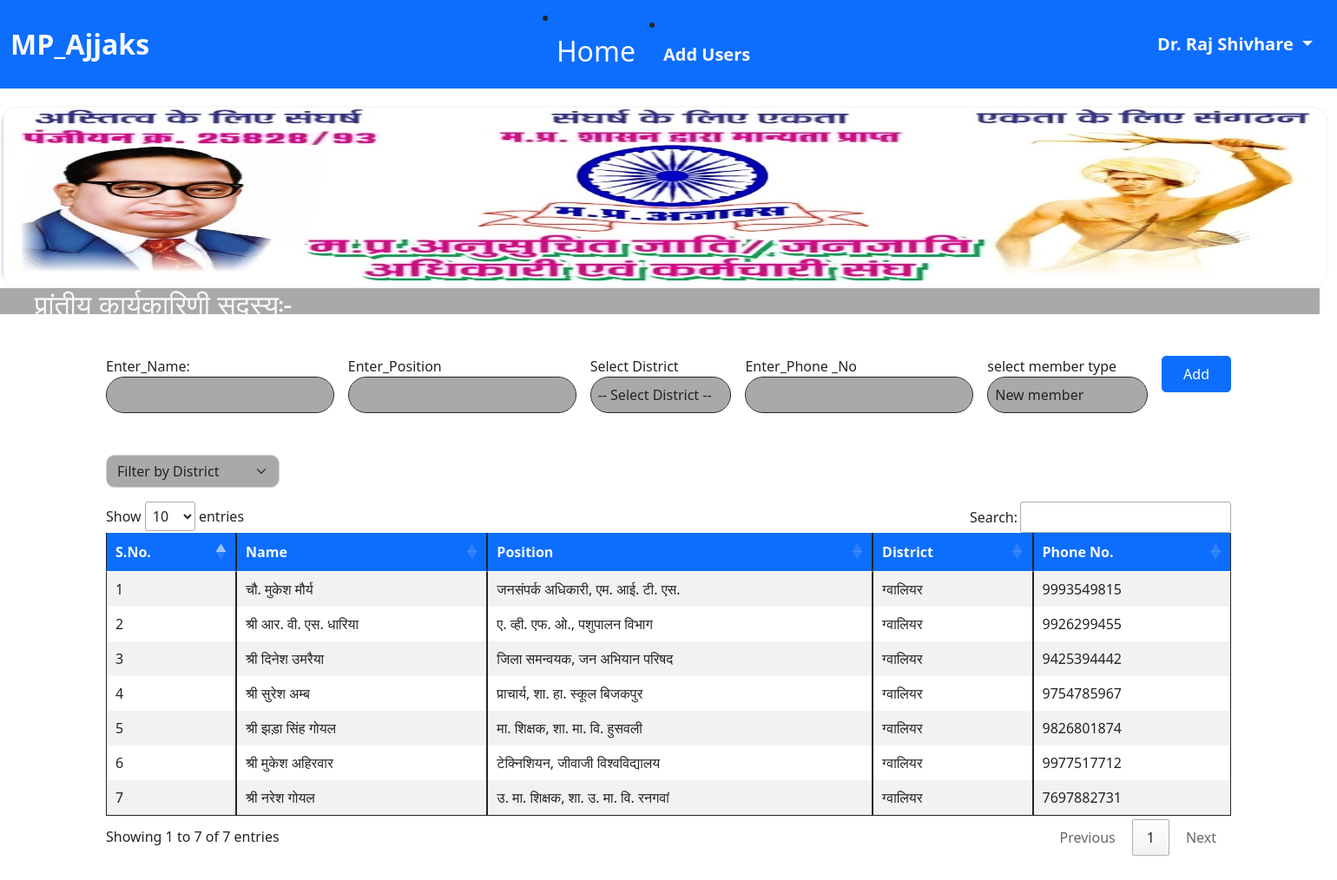
Screenshot of /members.php (signed in) with the database file from the repository.
### tables this page shows
CREATE TABLE `members` (
  `id` int(11) NOT NULL,
  `name` varchar(50) NOT NULL,
  `position` varchar(50) NOT NULL,
  `district` varchar(100) NOT NULL,
  `phone_no` varchar(15) NOT NULL
);

### members.php (the view, shortened to what this page needs)
<!DOCTYPE html>
<html lang="en">
<head>
    <link href="https://cdn.jsdelivr.net/npm/bootstrap@5.0.2/dist/css/bootstrap.min.css" rel="stylesheet">
    <link href="https://cdn.datatables.net/1.13.6/css/jquery.dataTables.min.css" rel="stylesheet">
</head>
<body>
    <?php
    include('../_conn.php');
    ?>
    <div>
        <?php include('../nav.php'); ?>
        <?php if (isset($_SESSION['user_email'])): ?>
            <form action="members.php" method="POST">
                <div class="container mt-5 mb-2">
                    <div class="d-flex flex-wrap gap-3">
                        <div class="flex-fill text-dark">Enter_Name:
                            <input
                                type="text"
                                name="name"
                                id="name"
                                placeholder=""
                                class="form-control  text-dark border-dark fs-6 py-2 ps-2"
                                style="border-radius: 25px; background-color: darkgray;"
                                required>
                        </div>
                        <div class="flex-fill text-dark">Enter_Position
                            <input
                                type="text"
                                name="position"
                                id="position"
                                placeholder=""
                                class="form-control text-dark border-dark fs-6 py-2 ps-2"
                                style="border-radius: 25px; background-color: darkgray;"
                                required>
                        </div>
                        <div class="flex-fill text-dark">
    <label for="district">Select District</label>
    <select
        name="district"
        id="district"
        class="form-control text-dark border-dark fs-6 py-2 ps-2"
        style="border-radius: 25px; background-color: darkgray;"
        required>
        <option value="" disabled selected>-- Select District --</option>
    </select>
</div>
                        <div class="flex-fill text-dark ml-3px"> Enter_Phone _No
                            <input
                                type="tel"
                                name="phn"
                                id="phn"
                                placeholder=""
                                class="form-control  text-dark border-dark fs-6 py-2 ps-2"
                                style="border-radius: 25px; background-color: darkgray; "
                                required>
                        </div>
                        <div class="flex-fill text-dark">
                            <label for="members">select member type</label>
                        <select id="members" name="members"
                        class="form-control  text-dark border-dark fs-6 py-2 ps-2"
                        style="border-radius: 25px; background-color: darkgray; " required>
                            <option value="new member">New member</option>
                        </select>
                        </div>
                        <div>
                            <button
                                class="btn btn-primary fs-6 py-2 px-4"
                                name="submit"
                                type="submit"
                                style="border-radius: 5px; ">
                                Add
                            </button>
                        </div>
                    </div>
                </div>
            </form>
        <?php endif; ?>
        <div class="container my-5">
        <div class="mb-3">
    <select id="districtFilter" class="form-select text-dark" style="width: 200px; border-radius:10px; background-color: darkgray;">
        <option value="">Filter by District</option>
    </select>
</div>
<table id="membersTable" class="table table-bordered table-striped table-hover border-dark" >
    <thead>
        <tr>
            <th class ="bg-primary text-light">S.No.</th>
            <th class ="bg-primary text-light">Name</th>
            <th class ="bg-primary text-light">Position</th>
            <th class ="bg-primary text-light">District</th>
            <th class ="bg-primary text-light">Phone No.</th>
        </tr>
    </thead>
    <tbody>
        <?php
        $query = "SELECT * FROM members";
        $result = $conn->query($query);
        if ($result->num_rows > 0) {
            $i = 1;
            while ($row = $result->fetch_assoc()) {
                echo "<tr>
                    <td>" . $i++ . "</td>
                    <td>" . htmlspecialchars($row['name']) . "</td>
                    <td>" . htmlspecialchars($row['position']) . "</td>
                    <td>" . htmlspecialchars($row['district']) . "</td>
                    <td>" . htmlspecialchars($row['phone_no']) . "</td>
                </tr>";
            }
        } else {
            echo "<tr><td colspan='5' class='text-center'>No members found</td></tr>";
        }
        ?>
    </tbody>
</table>
</body>
</html>

### rows the page displays
members: name "चौ. मुकेश मौर्य", position "जनसंपर्क अधिकारी, एम. आई. टी. एस.", district "ग्वालियर", phone_no "9993549815"
members: name "श्री आर. वी. एस. धारिया", position "ए. व्ही. एफ. ओ., पशुपालन विभाग", district "ग्वालियर", phone_no "9926299455"
members: name "श्री दिनेश उमरैया", position "जिला समन्वयक, जन अभियान परिषद", district "ग्वालियर", phone_no "9425394442"
members: name "श्री सुरेश अम्ब", position "प्राचार्य, शा. हा. स्कूल बिजकपुर", district "ग्वालियर", phone_no "9754785967"
members: name "श्री झड़ा सिंह गोयल", position "मा. शिक्षक, शा. मा. वि. हुसवली", district "ग्वालियर", phone_no "9826801874"
members: name "श्री मुकेश अहिरवार", position "टेक्निशियन, जीवाजी विश्वविद्यालय", district "ग्वालियर", phone_no "9977517712"
members: name "श्री नरेश गोयल", position "उ. मा. शिक्षक, शा. उ. मा. वि. रनगवां", district "ग्वालियर", phone_no "7697882731"

### other values shown
$_SESSION['user_name'] "Dr. Raj Shivhare"
